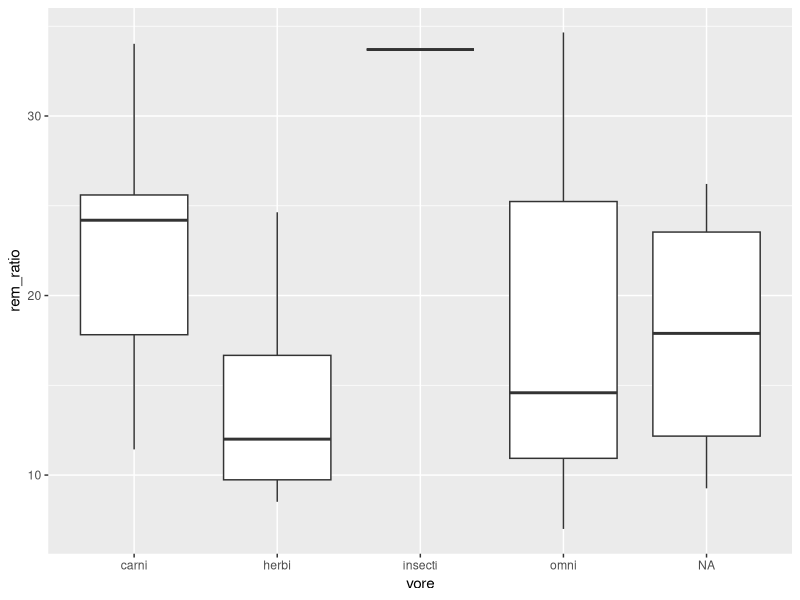
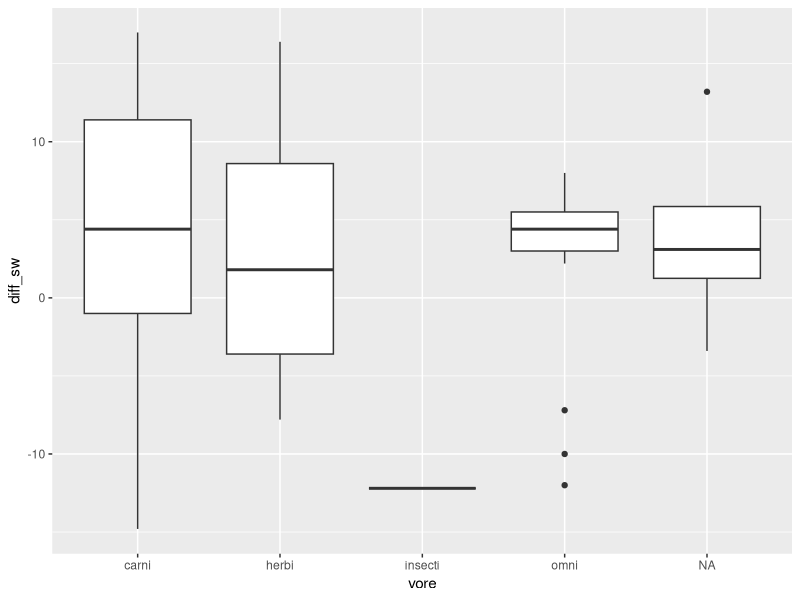
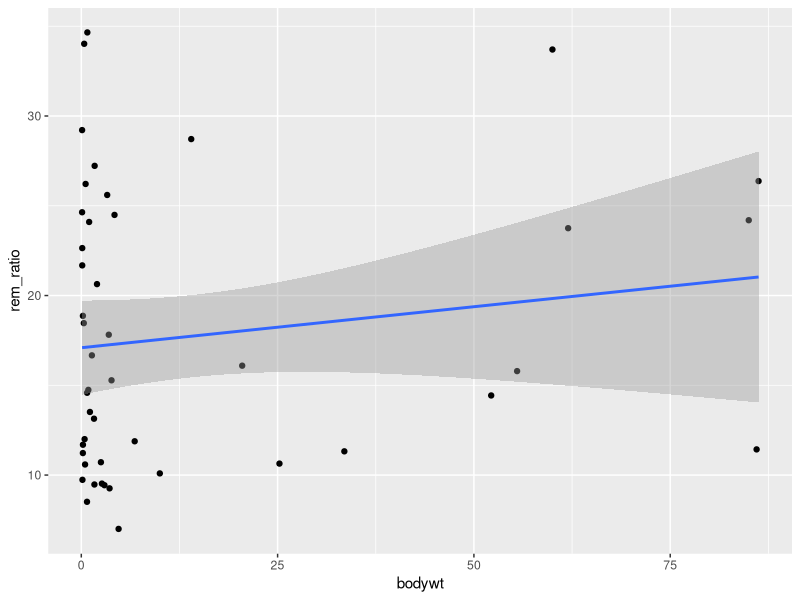
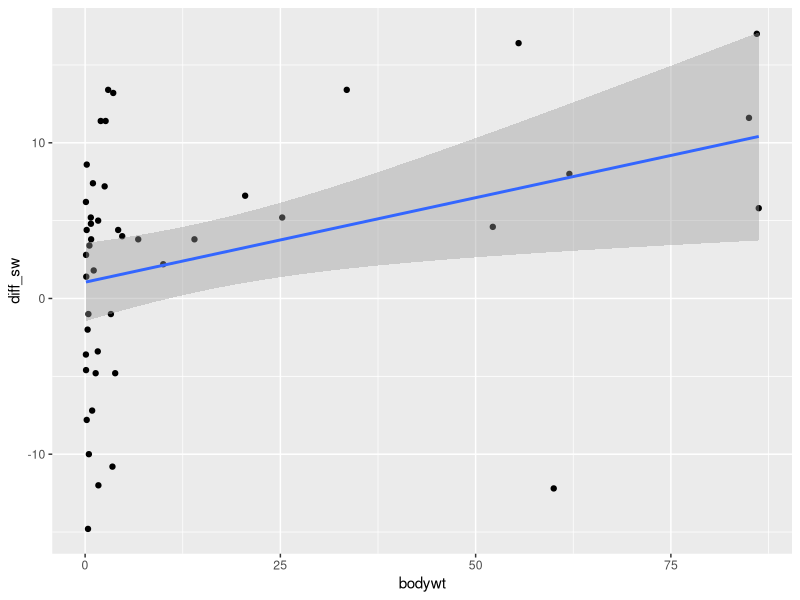

Recreate these plots in R, in order.
# Lab 3 (Assignment 1)
# Note: please install these required packages first (dplyr, ggplot2)

# Load the required packages
library(dplyr)
library(ggplot2)

# View descriptive summary 
summary(msleep)

# 1. Create dataframe 'sleep1', include all variables except name, genus, conservation,
# for mammals with body weight falling into interval [0.1, 100]
sleep1 <- msleep %>%
    select(-name, -genus, -conservation) %>%
    filter(0.1 <= bodywt & bodywt <= 100)

# 2. Add two new variables in dataframe 'sleep1', 
# 'rem_ratio': percentage of rem sleep to total sleep
# 'diff_sw': difference between time spent awake and total sleep time
sleep1 <- sleep1 %>%
    mutate(rem_ratio = (sleep_rem / sleep_total) * 100, diff_sw = awake - sleep_total)

# 3. Find the summary statistics for dataframe 'sleep1':
# • number of mammals
# • average of (rem_ratio, diff_sw, body weight over different vore groups)
# • briefly comment the comparison between vore groups
summary_stats1 <- sleep1 %>%
    summarise(num_mammals = n(), avg_remratio = mean(rem_ratio, na.rm = T),
    avg_diffsw = mean(diff_sw, na.rm = T))
sleep1_vore <- sleep1 %>% group_by(vore)
summary_stats2 <- sleep1_vore %>%
    summarise(ave_bodywt = mean(bodywt, na.rm = T))
summary_stats1
summary_stats2
"
Comment:
On average, insectivore and carnivore has the highest body weight, followed by
omnivore that has moderate body weight, and herbivore with lighter body weight.
"

# 4. Use an appropriate plot to represent the distribution of:
# rem_ratio over different vore groups, repeat for diff_sw
# • briefly comment how different each variable distributes for different vore groups
sleep1_vore <- sleep1_vore %>% filter(!is.na(rem_ratio), !is.na(diff_sw))
ggplot(sleep1_vore, aes(x = vore, y = rem_ratio)) + geom_boxplot()
ggplot(sleep1_vore, aes(x = vore, y = diff_sw)) + geom_boxplot()
"
Comment:
The rem_ratio is quite distributed apart across different vore groups,
herbivore generally has lower rem ratio, carnivore has generally higher rem ratio,
insectivore has a packed and a very high rem ratio amongst the other vore type,
omnivore has a moderate rem ratio and has the most widely distributed ratio
Meanwhile, the difference between time awake and sleep time (diff_sw) is more closely
distributed between the various vore groups. Almost all carnivore has a positive diff_sw,
which means that they are more likely to be awake then asleep, while herbivore has a more
spreadout distribution both negative & positive difference. Insectivore has too few sample
to comment.
"

# 5. Use two appropriate plots to visualize relationship between:
# rem ratio and body weight, diff_sw and body weight
# • briefly comment the relationship from each plot
sleep1noNA <- sleep1 %>% filter(!is.na(rem_ratio), !is.na(diff_sw), !is.na(bodywt))
ggplot(sleep1noNA, aes(x = bodywt, y = rem_ratio)) + geom_point() + geom_smooth(method = 'lm')
# ggplot(sleep1noNA, aes(x = bodywt, y = rem_ratio)) + geom_point() + geom_smooth()
ggplot(sleep1noNA, aes(x = bodywt, y = diff_sw)) + geom_point() + geom_smooth(method = 'lm')
# ggplot(sleep1noNA, aes(x = bodywt, y = diff_sw)) + geom_point() + geom_smooth()
"
Comment:
The relationship of the first plot is preety vague and random, though generally there is a slight
increase of rem_ratio when body weight increases (when using a linear line), but when we do not use
a linear line it seems that there is no specific or strong correlation between body weight and
the rem ratio.
The second plot has a slight positive correlation between the increase of body weight and the
difference between awake and sleep hours. Most mammals represented from the data with small weight
has a preety random and spreadout sleep time difference, while heavier animals tend to have a positive
diff_sw value, though with an outlier present.
"
